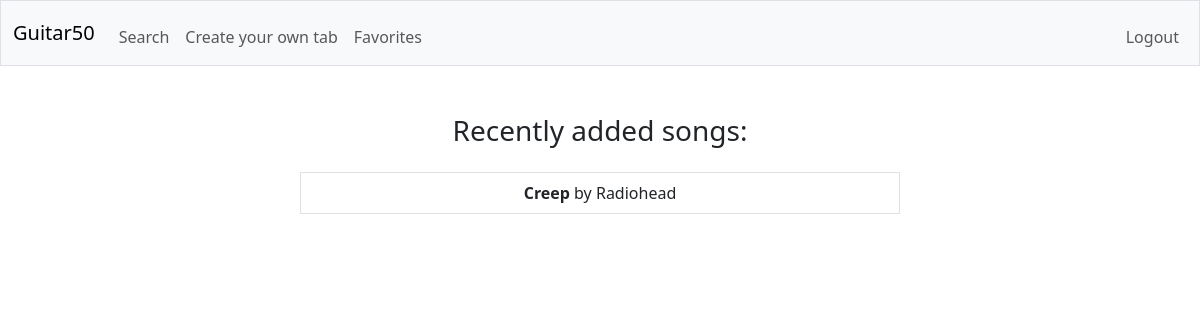
Before: / (signed in) with the older database file.
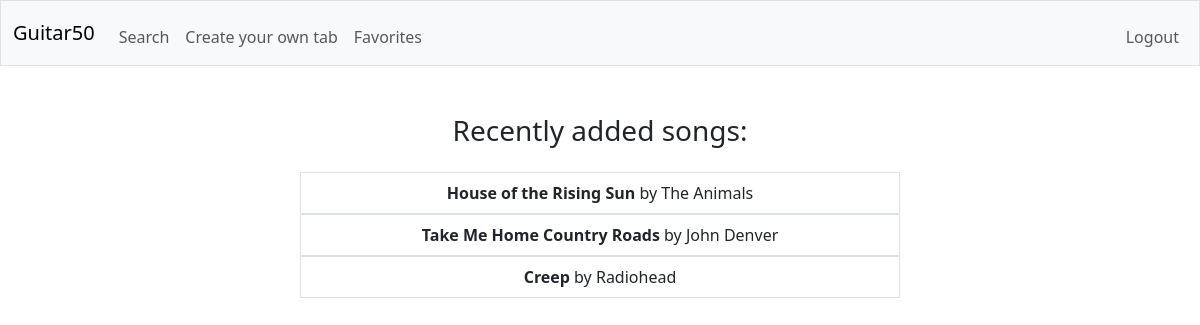
After: the same page with the newer database file.
### tables this page shows
CREATE TABLE tabs (id INTEGER PRIMARY KEY AUTOINCREMENT NOT NULL,
name TEXT NOT NULL, artist TEXT NOT NULL,
user_id INTEGER NOT NULL,
content TEXT NOT NULL,
timestamp DATETIME DEFAULT CURRENT_TIMESTAMP,
FOREIGN KEY (user_id) REFERENCES users(id));

### app.py (the view)
@app.route("/")
@login_required
def index():
    recent = db.execute(
        "SELECT tabs.*, users.username FROM tabs \
        JOIN users ON tabs.user_id = users.id \
        ORDER BY tabs.id DESC LIMIT 10"
    )
    return render_template("index.html", recent=recent)

### helpers.py (called while the page is built)
def login_required(f):
    @wraps(f)
    def decorated_function(*args, **kwargs):
        if session.get("user_id") is None:
            return redirect("/login")
        return f(*args, **kwargs)
    return decorated_function

### templates/index.html (shortened to what this page needs)
{% extends "layout.html" %}
{% block main %}
    <div class="mx-auto" style="max-width: 600px;">
        {% if recent %}
        <h3 class="mb-4">Recently added songs:</h3>
            <div class="list-group">
                {% for song in recent %}
                    <div>
                        <a href="/song/{{ song.id }}" class="list-group-item list-group-item-action">
                            <strong>{{ song.name }}</strong> by {{ song.artist }}
                        </a>
                    </div>
                {% endfor %}
            </div>
        {% else %}
        <div class="alert alert-info text-center">
            No tabs currently exist at all... :( Make one <a href="/create" class="alert-link">here</a>!
        </div>
        {% endif %}
    </div>
{% endblock %}

Changed rows visible on the page:
added tabs: name "House of the Rising Sun", artist "The Animals"
added tabs: name "Take Me Home Country Roads", artist "John Denver"
